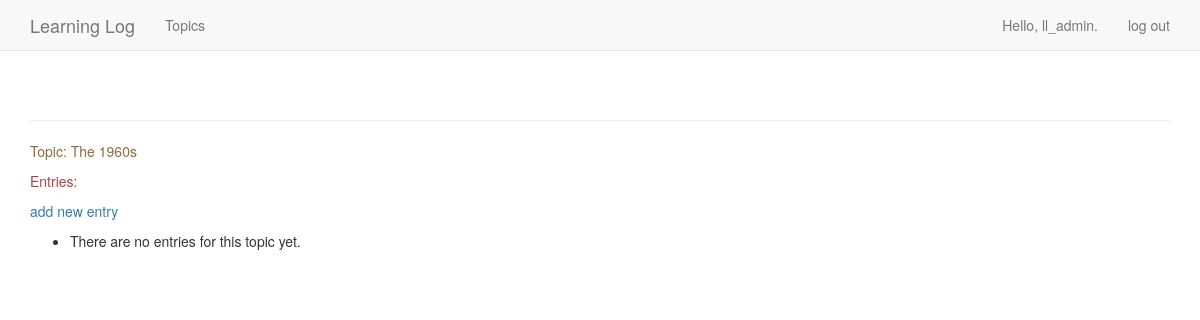
Before: /topics/4/ (signed in) with the older database file.
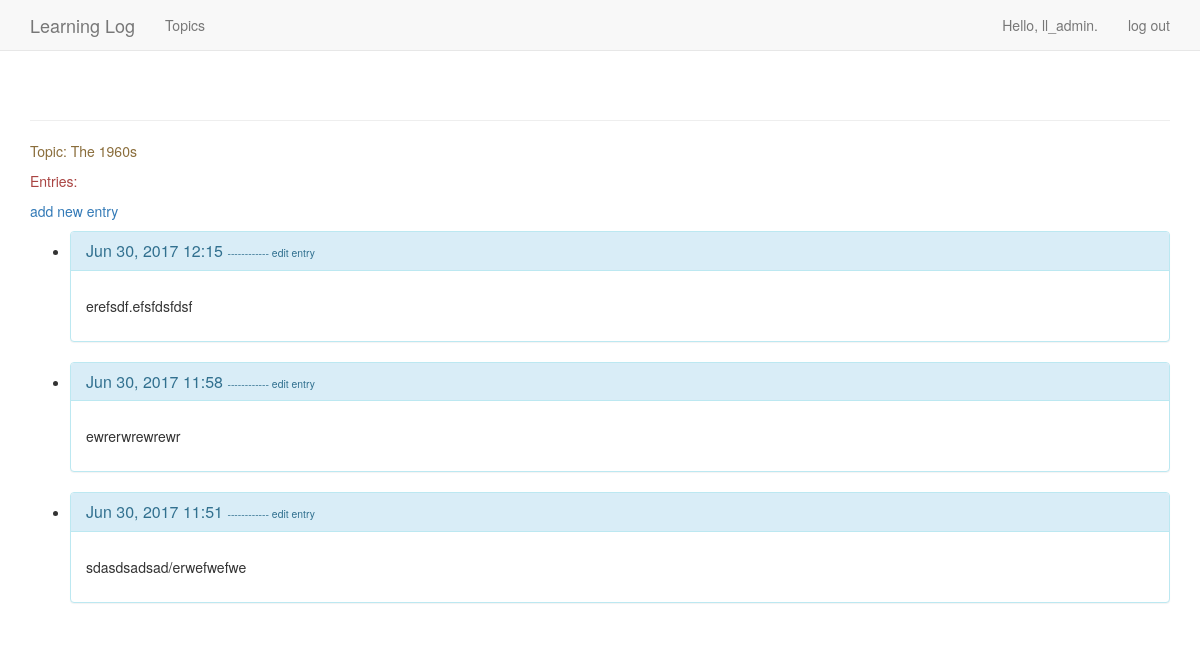
After: the same page with the newer database file.
### learning_logs/models.py (models this page shows, shortened)
class Entry(models.Model):
    topic = models.ForeignKey(Topic)
    text = models.TextField()
    date_added = models.DateTimeField(auto_now_add=True)
    class Meta:
        verbose_name_plural = 'entries'

### learning_logs/views.py (the view)
# urls.py: url(r'^topics/(?P<topic_id>\d+)/$', views.topic, name='topic'),
@login_required
def topic(request, topic_id):
    topic = Topic.objects.get(id=topic_id)
    if topic.owner != request.user:
        raise Http404
    entries = topic.entry_set.order_by('-date_added')
    context = {'topic': topic, 'entries': entries}
    return render(request, 'learning_logs/topic.html', context)

### learning_logs/models.py (called while the page is built)
    def __unicode__(self):
        return self.text

### learning_logs/templates/learning_logs/topic.html (shortened to what this page needs)
<!DOCTYPE html>
<html lang="en">
<head>
</head>
<body>
    {% extends "learning_logs/base.html" %}
    {% block content %}
        <p class="text-warning">Topic: {{ topic }}</p>
        <p class="text-danger">Entries:</p>
            <p>
                <a href="{% url 'learning_logs:new_entry' topic.id %}">add new entry</a>
            </p>
        <ul>
        {% for entry in entries %}
            <li class="panel panel-info">
                <div class="panel-heading">
                    <h3 class="panel-title">{{ entry.date_added|date:'M d, Y H:i' }}
                        <small>
                            <a href="{% url 'learning_logs:edit_entry' entry.id %}">------------ edit entry</a>
                        </small>
                    </h3>
                </div>
                <div class="panel-body">
                    <p>{{ entry.text|linebreaks }}</p>
                </div>
            </li>
        {% empty %}
            <li>
                There are no entries for this topic yet.
            </li>
        {% endfor %}
        </ul>
    {% endblock content %}

Changed rows visible on the page:
added Entry: date_added "Jun 30, 2017 12:15", text "erefsdf.efsfdsfdsf"
added Entry: date_added "Jun 30, 2017 11:58", text "ewrerwrewrewr"
added Entry: date_added "Jun 30, 2017 11:51", text "sdasdsadsad/erwefwefwe"
Other visible differences:
text no longer shown: "There are no entries for this topic yet."
